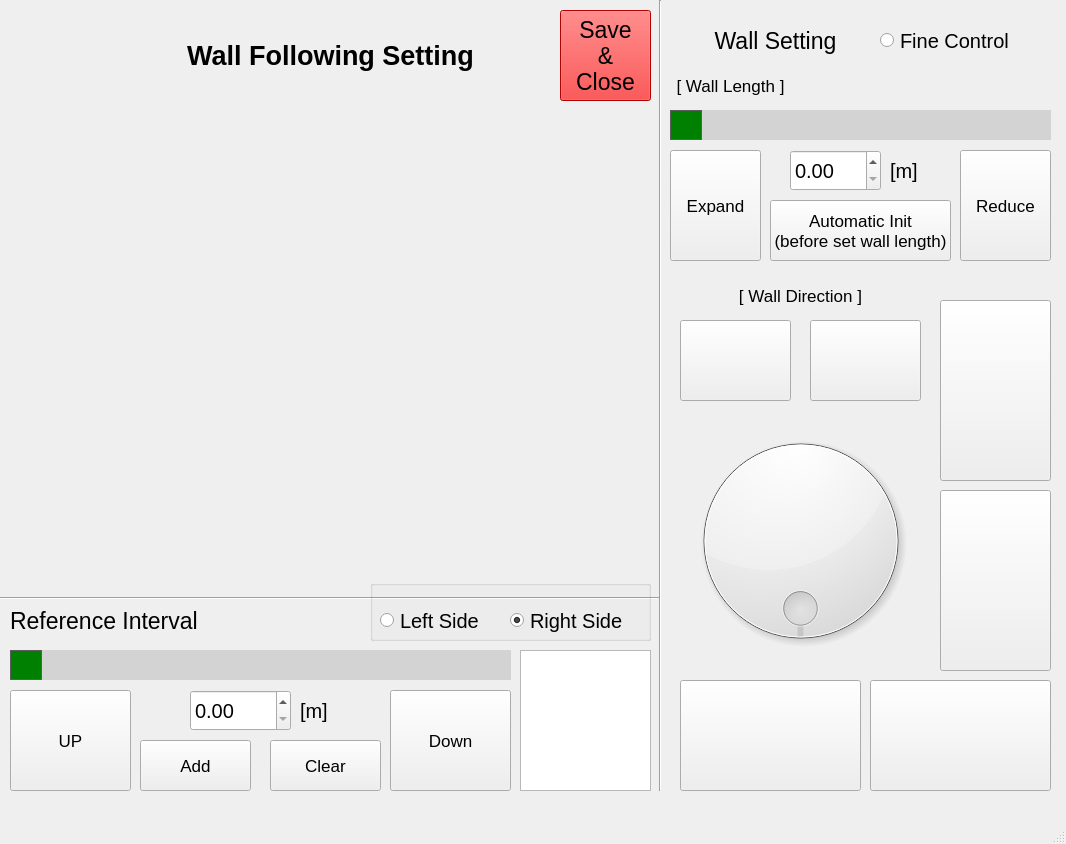
<?xml version="1.0" encoding="UTF-8"?>
<ui version="4.0">
 <class>MainWindow</class>
 <widget class="QMainWindow" name="MainWindow">
  <property name="geometry">
   <rect>
    <x>0</x>
    <y>0</y>
    <width>1066</width>
    <height>844</height>
   </rect>
  </property>
  <property name="windowTitle">
   <string>Waypoint Decision</string>
  </property>
  <widget class="QWidget" name="centralwidget">
   <widget class="QPushButton" name="pushButton_close">
    <property name="geometry">
     <rect>
      <x>560</x>
      <y>10</y>
      <width>91</width>
      <height>91</height>
     </rect>
    </property>
    <property name="font">
     <font>
      <pointsize>17</pointsize>
     </font>
    </property>
    <property name="styleSheet">
     <string notr="true">background-color: rgb(255, 0, 0);</string>
    </property>
    <property name="text">
     <string>Save
&amp;&amp;
Close</string>
    </property>
   </widget>
   <widget class="QWidget" name="verticalLayoutWidget">
    <property name="geometry">
     <rect>
      <x>10</x>
      <y>110</y>
      <width>641</width>
      <height>471</height>
     </rect>
    </property>
    <layout class="QVBoxLayout" name="verticalLayout_vis_gridmap"/>
   </widget>
   <widget class="QPushButton" name="pushButton_arrow_right">
    <property name="geometry">
     <rect>
      <x>870</x>
      <y>680</y>
      <width>181</width>
      <height>111</height>
     </rect>
    </property>
    <property name="styleSheet">
     <string notr="true"/>
    </property>
    <property name="text">
     <string/>
    </property>
   </widget>
   <widget class="QDial" name="dial_rotation_wall_line">
    <property name="geometry">
     <rect>
      <x>680</x>
      <y>420</y>
      <width>241</width>
      <height>241</height>
     </rect>
    </property>
    <property name="cursor">
     <cursorShape>ArrowCursor</cursorShape>
    </property>
    <property name="mouseTracking">
     <bool>false</bool>
    </property>
    <property name="maximum">
     <number>3599</number>
    </property>
    <property name="sliderPosition">
     <number>0</number>
    </property>
    <property name="tracking">
     <bool>true</bool>
    </property>
    <property name="orientation">
     <enum>Qt::Horizontal</enum>
    </property>
    <property name="invertedAppearance">
     <bool>false</bool>
    </property>
    <property name="invertedControls">
     <bool>false</bool>
    </property>
    <property name="wrapping">
     <bool>true</bool>
    </property>
    <property name="notchesVisible">
     <bool>false</bool>
    </property>
   </widget>
   <widget class="QPushButton" name="pushButton_arrow_left">
    <property name="geometry">
     <rect>
      <x>680</x>
      <y>680</y>
      <width>181</width>
      <height>111</height>
     </rect>
    </property>
    <property name="styleSheet">
     <string notr="true"/>
    </property>
    <property name="text">
     <string/>
    </property>
   </widget>
   <widget class="QPushButton" name="pushButton_arrow_up">
    <property name="geometry">
     <rect>
      <x>940</x>
      <y>300</y>
      <width>111</width>
      <height>181</height>
     </rect>
    </property>
    <property name="styleSheet">
     <string notr="true"/>
    </property>
    <property name="text">
     <string/>
    </property>
   </widget>
   <widget class="QPushButton" name="pushButton_arrow_down">
    <property name="geometry">
     <rect>
      <x>940</x>
      <y>490</y>
      <width>111</width>
      <height>181</height>
     </rect>
    </property>
    <property name="styleSheet">
     <string notr="true"/>
    </property>
    <property name="text">
     <string/>
    </property>
   </widget>
   <widget class="QPushButton" name="pushButton_up_interval">
    <property name="geometry">
     <rect>
      <x>10</x>
      <y>690</y>
      <width>121</width>
      <height>101</height>
     </rect>
    </property>
    <property name="font">
     <font>
      <family>Ubuntu</family>
      <pointsize>13</pointsize>
     </font>
    </property>
    <property name="text">
     <string>UP</string>
    </property>
   </widget>
   <widget class="QPushButton" name="pushButton_down_interval">
    <property name="geometry">
     <rect>
      <x>390</x>
      <y>690</y>
      <width>121</width>
      <height>101</height>
     </rect>
    </property>
    <property name="font">
     <font>
      <family>Ubuntu</family>
      <pointsize>13</pointsize>
     </font>
    </property>
    <property name="text">
     <string>Down</string>
    </property>
   </widget>
   <widget class="QDoubleSpinBox" name="doubleSpinBox_interval_value">
    <property name="geometry">
     <rect>
      <x>190</x>
      <y>690</y>
      <width>101</width>
      <height>41</height>
     </rect>
    </property>
    <property name="font">
     <font>
      <pointsize>15</pointsize>
     </font>
    </property>
    <property name="decimals">
     <number>2</number>
    </property>
    <property name="singleStep">
     <double>0.010000000000000</double>
    </property>
   </widget>
   <widget class="QLabel" name="label">
    <property name="geometry">
     <rect>
      <x>10</x>
      <y>600</y>
      <width>201</width>
      <height>41</height>
     </rect>
    </property>
    <property name="font">
     <font>
      <pointsize>17</pointsize>
     </font>
    </property>
    <property name="text">
     <string>Reference Interval</string>
    </property>
   </widget>
   <widget class="QLabel" name="label_2">
    <property name="geometry">
     <rect>
      <x>10</x>
      <y>10</y>
      <width>641</width>
      <height>91</height>
     </rect>
    </property>
    <property name="font">
     <font>
      <pointsize>20</pointsize>
      <weight>75</weight>
      <bold>true</bold>
     </font>
    </property>
    <property name="text">
     <string>Wall Following Setting</string>
    </property>
    <property name="alignment">
     <set>Qt::AlignCenter</set>
    </property>
   </widget>
   <widget class="QLabel" name="label_3">
    <property name="geometry">
     <rect>
      <x>670</x>
      <y>10</y>
      <width>211</width>
      <height>61</height>
     </rect>
    </property>
    <property name="font">
     <font>
      <pointsize>17</pointsize>
     </font>
    </property>
    <property name="text">
     <string>Wall Setting</string>
    </property>
    <property name="alignment">
     <set>Qt::AlignCenter</set>
    </property>
   </widget>
   <widget class="QLabel" name="label_4">
    <property name="geometry">
     <rect>
      <x>300</x>
      <y>680</y>
      <width>31</width>
      <height>61</height>
     </rect>
    </property>
    <property name="font">
     <font>
      <pointsize>15</pointsize>
     </font>
    </property>
    <property name="text">
     <string>[m]</string>
    </property>
   </widget>
   <widget class="QSlider" name="horizontalSlider_interval">
    <property name="geometry">
     <rect>
      <x>10</x>
      <y>640</y>
      <width>501</width>
      <height>51</height>
     </rect>
    </property>
    <property name="styleSheet">
     <string notr="true">QSlider::groove:horizontal {
	background: lightgray;
	height: 30px;
}
QSlider::handle:horizontal {
	background: green;
	border: 1px solid #5c5c5c;
	height: 40px;
	width: 30px;

}</string>
    </property>
    <property name="maximum">
     <number>10000</number>
    </property>
    <property name="orientation">
     <enum>Qt::Horizontal</enum>
    </property>
   </widget>
   <widget class="Line" name="line_2">
    <property name="geometry">
     <rect>
      <x>650</x>
      <y>0</y>
      <width>21</width>
      <height>791</height>
     </rect>
    </property>
    <property name="orientation">
     <enum>Qt::Vertical</enum>
    </property>
   </widget>
   <widget class="QPushButton" name="pushButton_add_interval">
    <property name="geometry">
     <rect>
      <x>140</x>
      <y>740</y>
      <width>111</width>
      <height>51</height>
     </rect>
    </property>
    <property name="font">
     <font>
      <family>Ubuntu</family>
      <pointsize>13</pointsize>
     </font>
    </property>
    <property name="text">
     <string>Add</string>
    </property>
   </widget>
   <widget class="QTextBrowser" name="textBrowser_interval_list">
    <property name="geometry">
     <rect>
      <x>520</x>
      <y>650</y>
      <width>131</width>
      <height>141</height>
     </rect>
    </property>
    <property name="html">
     <string>&lt;!DOCTYPE HTML PUBLIC &quot;-//W3C//DTD HTML 4.0//EN&quot; &quot;http://www.w3.org/TR/REC-html40/strict.dtd&quot;&gt;
&lt;html&gt;&lt;head&gt;&lt;meta name=&quot;qrichtext&quot; content=&quot;1&quot; /&gt;&lt;style type=&quot;text/css&quot;&gt;
p, li { white-space: pre-wrap; }
&lt;/style&gt;&lt;/head&gt;&lt;body style=&quot; font-family:'Ubuntu'; font-size:11pt; font-weight:400; font-style:normal;&quot;&gt;
&lt;p style=&quot;-qt-paragraph-type:empty; margin-top:0px; margin-bottom:0px; margin-left:0px; margin-right:0px; -qt-block-indent:0; text-indent:0px;&quot;&gt;&lt;br /&gt;&lt;/p&gt;&lt;/body&gt;&lt;/html&gt;</string>
    </property>
   </widget>
   <widget class="QPushButton" name="pushButton_wall_line_automatic_init">
    <property name="geometry">
     <rect>
      <x>770</x>
      <y>200</y>
      <width>181</width>
      <height>61</height>
     </rect>
    </property>
    <property name="font">
     <font>
      <family>Ubuntu</family>
      <pointsize>13</pointsize>
     </font>
    </property>
    <property name="text">
     <string>Automatic Init
(before set wall length)</string>
    </property>
   </widget>
   <widget class="QPushButton" name="pushButton_expand_line">
    <property name="geometry">
     <rect>
      <x>670</x>
      <y>150</y>
      <width>91</width>
      <height>111</height>
     </rect>
    </property>
    <property name="font">
     <font>
      <family>Ubuntu</family>
      <pointsize>13</pointsize>
     </font>
    </property>
    <property name="text">
     <string>Expand</string>
    </property>
   </widget>
   <widget class="QDoubleSpinBox" name="doubleSpinBox_line_length">
    <property name="geometry">
     <rect>
      <x>790</x>
      <y>150</y>
      <width>91</width>
      <height>41</height>
     </rect>
    </property>
    <property name="font">
     <font>
      <pointsize>15</pointsize>
     </font>
    </property>
    <property name="decimals">
     <number>2</number>
    </property>
    <property name="singleStep">
     <double>0.010000000000000</double>
    </property>
   </widget>
   <widget class="QLabel" name="label_5">
    <property name="geometry">
     <rect>
      <x>890</x>
      <y>140</y>
      <width>31</width>
      <height>61</height>
     </rect>
    </property>
    <property name="font">
     <font>
      <pointsize>15</pointsize>
     </font>
    </property>
    <property name="text">
     <string>[m]</string>
    </property>
   </widget>
   <widget class="QPushButton" name="pushButton_reduce_line">
    <property name="geometry">
     <rect>
      <x>960</x>
      <y>150</y>
      <width>91</width>
      <height>111</height>
     </rect>
    </property>
    <property name="font">
     <font>
      <family>Ubuntu</family>
      <pointsize>13</pointsize>
     </font>
    </property>
    <property name="text">
     <string>Reduce</string>
    </property>
   </widget>
   <widget class="QRadioButton" name="radioButton_fine_mode">
    <property name="geometry">
     <rect>
      <x>880</x>
      <y>10</y>
      <width>161</width>
      <height>61</height>
     </rect>
    </property>
    <property name="font">
     <font>
      <pointsize>15</pointsize>
     </font>
    </property>
    <property name="styleSheet">
     <string notr="true">QRadioButton::indicator { width: 35px; height: 35px;};</string>
    </property>
    <property name="text">
     <string>Fine Control</string>
    </property>
   </widget>
   <widget class="QLabel" name="label_6">
    <property name="geometry">
     <rect>
      <x>670</x>
      <y>70</y>
      <width>121</width>
      <height>31</height>
     </rect>
    </property>
    <property name="font">
     <font>
      <pointsize>13</pointsize>
     </font>
    </property>
    <property name="text">
     <string>[ Wall Length ]</string>
    </property>
    <property name="alignment">
     <set>Qt::AlignCenter</set>
    </property>
   </widget>
   <widget class="QLabel" name="label_7">
    <property name="geometry">
     <rect>
      <x>730</x>
      <y>280</y>
      <width>141</width>
      <height>31</height>
     </rect>
    </property>
    <property name="font">
     <font>
      <pointsize>13</pointsize>
     </font>
    </property>
    <property name="text">
     <string>[ Wall Direction ]</string>
    </property>
    <property name="alignment">
     <set>Qt::AlignCenter</set>
    </property>
   </widget>
   <widget class="Line" name="line">
    <property name="geometry">
     <rect>
      <x>0</x>
      <y>590</y>
      <width>659</width>
      <height>16</height>
     </rect>
    </property>
    <property name="orientation">
     <enum>Qt::Horizontal</enum>
    </property>
   </widget>
   <widget class="QSlider" name="horizontalSlider_wall_length">
    <property name="geometry">
     <rect>
      <x>670</x>
      <y>100</y>
      <width>381</width>
      <height>51</height>
     </rect>
    </property>
    <property name="styleSheet">
     <string notr="true">QSlider::groove:horizontal {
	background: lightgray;
	height: 30px;
}
QSlider::handle:horizontal {
	background: green;
	border: 1px solid #5c5c5c;
	height: 40px;
	width: 30px;

}</string>
    </property>
    <property name="maximum">
     <number>100000</number>
    </property>
    <property name="orientation">
     <enum>Qt::Horizontal</enum>
    </property>
   </widget>
   <widget class="QPushButton" name="pushButton_clear_interval">
    <property name="geometry">
     <rect>
      <x>270</x>
      <y>740</y>
      <width>111</width>
      <height>51</height>
     </rect>
    </property>
    <property name="font">
     <font>
      <family>Ubuntu</family>
      <pointsize>13</pointsize>
     </font>
    </property>
    <property name="text">
     <string>Clear</string>
    </property>
   </widget>
   <widget class="QPushButton" name="pushButton_clockwise">
    <property name="geometry">
     <rect>
      <x>810</x>
      <y>320</y>
      <width>111</width>
      <height>81</height>
     </rect>
    </property>
    <property name="styleSheet">
     <string notr="true"/>
    </property>
    <property name="text">
     <string/>
    </property>
   </widget>
   <widget class="QPushButton" name="pushButton_anticlockwise">
    <property name="geometry">
     <rect>
      <x>680</x>
      <y>320</y>
      <width>111</width>
      <height>81</height>
     </rect>
    </property>
    <property name="styleSheet">
     <string notr="true"/>
    </property>
    <property name="text">
     <string/>
    </property>
   </widget>
   <widget class="QGroupBox" name="groupBox">
    <property name="geometry">
     <rect>
      <x>370</x>
      <y>580</y>
      <width>281</width>
      <height>61</height>
     </rect>
    </property>
    <property name="title">
     <string/>
    </property>
    <widget class="QRadioButton" name="radioButton_interval_right">
     <property name="geometry">
      <rect>
       <x>140</x>
       <y>10</y>
       <width>141</width>
       <height>61</height>
      </rect>
     </property>
     <property name="font">
      <font>
       <pointsize>15</pointsize>
      </font>
     </property>
     <property name="styleSheet">
      <string notr="true">QRadioButton::indicator { width: 35px; height: 35px;};</string>
     </property>
     <property name="text">
      <string>Right Side</string>
     </property>
     <property name="checked">
      <bool>true</bool>
     </property>
    </widget>
    <widget class="QRadioButton" name="radioButton_interval_left">
     <property name="geometry">
      <rect>
       <x>10</x>
       <y>10</y>
       <width>141</width>
       <height>61</height>
      </rect>
     </property>
     <property name="font">
      <font>
       <pointsize>15</pointsize>
      </font>
     </property>
     <property name="styleSheet">
      <string notr="true">QRadioButton::indicator { width: 35px; height: 35px;};</string>
     </property>
     <property name="text">
      <string>Left Side</string>
     </property>
    </widget>
   </widget>
   <zorder>label_2</zorder>
   <zorder>pushButton_close</zorder>
   <zorder>verticalLayoutWidget</zorder>
   <zorder>pushButton_arrow_right</zorder>
   <zorder>dial_rotation_wall_line</zorder>
   <zorder>pushButton_arrow_left</zorder>
   <zorder>pushButton_arrow_up</zorder>
   <zorder>pushButton_arrow_down</zorder>
   <zorder>pushButton_up_interval</zorder>
   <zorder>pushButton_down_interval</zorder>
   <zorder>doubleSpinBox_interval_value</zorder>
   <zorder>label</zorder>
   <zorder>label_3</zorder>
   <zorder>label_4</zorder>
   <zorder>horizontalSlider_interval</zorder>
   <zorder>line_2</zorder>
   <zorder>pushButton_add_interval</zorder>
   <zorder>textBrowser_interval_list</zorder>
   <zorder>pushButton_wall_line_automatic_init</zorder>
   <zorder>pushButton_expand_line</zorder>
   <zorder>doubleSpinBox_line_length</zorder>
   <zorder>label_5</zorder>
   <zorder>pushButton_reduce_line</zorder>
   <zorder>radioButton_fine_mode</zorder>
   <zorder>label_6</zorder>
   <zorder>label_7</zorder>
   <zorder>line</zorder>
   <zorder>horizontalSlider_wall_length</zorder>
   <zorder>pushButton_clear_interval</zorder>
   <zorder>pushButton_clockwise</zorder>
   <zorder>pushButton_anticlockwise</zorder>
   <zorder>groupBox</zorder>
  </widget>
  <widget class="QMenuBar" name="menubar">
   <property name="geometry">
    <rect>
     <x>0</x>
     <y>0</y>
     <width>1066</width>
     <height>22</height>
    </rect>
   </property>
  </widget>
  <widget class="QStatusBar" name="statusbar"/>
 </widget>
 <resources/>
 <connections/>
</ui>
